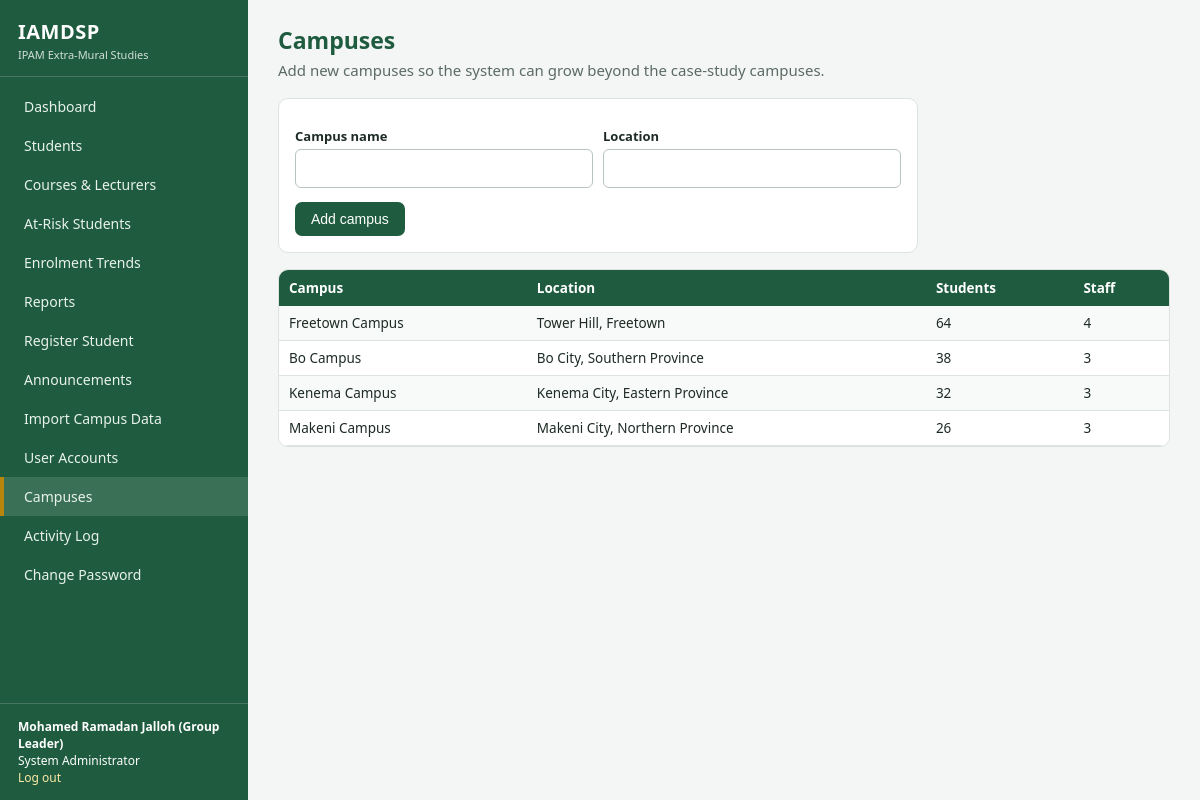
The app's page /admin/campuses (signed in) with its own data.
### tables this page shows
CREATE TABLE users (
    id INTEGER PRIMARY KEY AUTOINCREMENT,
    username TEXT NOT NULL UNIQUE,
    password_hash TEXT NOT NULL,
    full_name TEXT NOT NULL,
    role TEXT NOT NULL CHECK (role IN ('sysadmin','management','coordinator','lecturer','student')),
    campus_id INTEGER REFERENCES campuses(id),
    student_id INTEGER REFERENCES students(id),
    active INTEGER NOT NULL DEFAULT 1
);

CREATE TABLE campuses (
    id INTEGER PRIMARY KEY AUTOINCREMENT,
    name TEXT NOT NULL UNIQUE,
    location TEXT NOT NULL
);

### app.py (the view, shortened to what this page needs)
@app.route("/admin/campuses", methods=["GET", "POST"])
@login_required("sysadmin")
def admin_campuses():
    c = conn()
    rows = c.execute("""SELECT ca.*, (SELECT COUNT(*) FROM students s WHERE s.campus_id=ca.id) AS students,
        (SELECT COUNT(*) FROM users u WHERE u.campus_id=ca.id AND u.role!='student') AS staff FROM campuses ca""").fetchall()
    return render_template("admin_campuses.html", rows=rows)

### app.py (called while the page is built)
def conn():
    if "db" not in g:
        g.db = db.get_db()
    return g.db

@app.before_request
def load_user():
    g.user = None
    if "uid" in session:
        g.user = conn().execute("SELECT * FROM users WHERE id=? AND active=1", (session["uid"],)).fetchone()
        if g.user is None:
            session.clear()
    if request.method == "POST":
        token = session.get("csrf")
        if not token or token != request.form.get("csrf_token"):
            abort(400, "Invalid form token. Go back, refresh the page and try again.")

@app.context_processor
def inject():
    if "csrf" not in session:
        session["csrf"] = secrets.token_hex(16)
    return {"user": g.get("user"), "role_labels": ROLE_LABELS, "csrf_token": session["csrf"],
            "current_term": config.CURRENT_TERM, "grade": analytics.grade}

def login_required(*roles):
    def deco(fn):
        @wraps(fn)
        def wrapper(*a, **kw):
            if g.user is None:
                return redirect(url_for("login", next=request.path))
            if roles and g.user["role"] not in roles:
                abort(403)
            return fn(*a, **kw)
        return wrapper
    return deco

### db.py (called while the page is built)
def get_db():
    conn = sqlite3.connect(config.DATABASE)
    conn.row_factory = sqlite3.Row
    conn.execute("PRAGMA foreign_keys = ON")
    return conn

### templates/admin_campuses.html
{% extends "base.html" %}{% block title %}Campuses{% endblock %}
{% block content %}<h1>Campuses</h1><p class="sub">Add new campuses so the system can grow beyond the case-study campuses.</p>
<div class="card" style="max-width:640px;margin-bottom:16px"><form method="post" class="stack"><input type="hidden" name="csrf_token" value="{{ csrf_token }}"><div class="inline"><div><label>Campus name</label><input type="text" name="name" required></div><div><label>Location</label><input type="text" name="location" required></div></div><button class="btn">Add campus</button></form></div>
<div class="tablewrap"><table><tr><th>Campus</th><th>Location</th><th>Students</th><th>Staff</th></tr>{% for c in rows %}<tr><td>{{ c.name }}</td><td>{{ c.location }}</td><td>{{ c.students }}</td><td>{{ c.staff }}</td></tr>{% endfor %}</table></div>{% endblock %}

### templates/base.html (shortened to what this page needs)
<!doctype html><html lang="en"><head><meta charset="utf-8">
<link rel="stylesheet" href="{{ url_for('static', filename='style.css') }}"></head><body>
{% if user %}<div class="layout">
<aside class="sidebar">
 <div class="brand"><b>IAMDSP</b><small>IPAM Extra-Mural Studies</small></div>
 <nav>
  {% set r = user['role'] %}
  {% if r != 'student' %}<a href="{{ url_for('dashboard') }}" class="{{ 'active' if request.endpoint=='dashboard' }}">Dashboard</a>{% endif %}
  {% if r in ('sysadmin','management','coordinator') %}
   <a href="{{ url_for('students') }}" class="{{ 'active' if request.endpoint in ('students','student_detail') }}">Students</a>
   <a href="{{ url_for('courses') }}" class="{{ 'active' if request.endpoint=='courses' }}">Courses &amp; Lecturers</a>
   <a href="{{ url_for('at_risk') }}" class="{{ 'active' if request.endpoint=='at_risk' }}">At-Risk Students</a>
   <a href="{{ url_for('trends') }}" class="{{ 'active' if request.endpoint=='trends' }}">Enrolment Trends</a>
   <a href="{{ url_for('reports') }}" class="{{ 'active' if request.endpoint=='reports' }}">Reports</a>{% endif %}
  {% if r in ('sysadmin','coordinator') %}<a href="{{ url_for('student_new') }}" class="{{ 'active' if request.endpoint=='student_new' }}">Register Student</a>{% endif %}
  <a href="{{ url_for('announcements') }}" class="{{ 'active' if request.endpoint=='announcements' }}">Announcements</a>
  {% if r == 'sysadmin' %}
   <a href="{{ url_for('import_students') }}" class="{{ 'active' if request.endpoint=='import_students' }}">Import Campus Data</a>
   <a href="{{ url_for('admin_users') }}" class="{{ 'active' if request.endpoint=='admin_users' }}">User Accounts</a>
   <a href="{{ url_for('admin_campuses') }}" class="{{ 'active' if request.endpoint=='admin_campuses' }}">Campuses</a>
   <a href="{{ url_for('admin_audit') }}" class="{{ 'active' if request.endpoint=='admin_audit' }}">Activity Log</a>{% endif %}
  <a href="{{ url_for('account') }}">Change Password</a>
 </nav>
 <div class="who"><b>{{ user['full_name'] }}</b><br>{{ role_labels[user['role']] }}<br><a href="{{ url_for('logout') }}">Log out</a></div>
</aside><main class="main">
{% else %}<div>{% endif %}
{% block content %}{% endblock %}
{% if user %}</main></div>{% else %}</div>{% endif %}
</body></html>

### static/style.css (style rules this page uses)
:root { --green:#1f5c3f;--green2:#2d7a55;--gold:#b8860b;--bg:#f4f6f5;--ink:#1d2b24;--line:#dde3df;--red:#b5413a;--amber:#c27a00 }
* { box-sizing:border-box }
body { margin:0;font-family:"Segoe UI",Arial,sans-serif;background:var(--bg);color:var(--ink);font-size:15px }
a { color:var(--green2);text-decoration:none }
.layout { display:flex;min-height:100vh }
.sidebar { width:248px;background:var(--green);color:#fff;padding:0;flex-shrink:0;display:flex;flex-direction:column }
.brand { padding:18px 18px 14px;border-bottom:1px solid rgba(255,255,255,.18) }
.brand b { font-size:20px;letter-spacing:.5px }
.brand small { display:block;opacity:.8;font-size:11px;margin-top:2px }
.sidebar nav { padding:10px 0;flex:1 }
.sidebar nav a { display:block;color:#e8f2ec;padding:10px 20px;font-size:14px;border-left:4px solid transparent }
.sidebar nav a:hover,.sidebar nav a.active { background:rgba(255,255,255,.12);border-left-color:var(--gold);text-decoration:none }
.sidebar .who { padding:14px 18px;border-top:1px solid rgba(255,255,255,.18);font-size:12px }
.sidebar .who a { color:#ffe9a8 }
.main { flex:1;padding:24px 30px;min-width:0 }
h1 { font-size:23px;margin:0 0 4px;color:var(--green) }
.sub { color:#5b6b63;margin:0 0 18px }
.card { background:#fff;border:1px solid var(--line);border-radius:10px;padding:16px }
table { width:100%;border-collapse:collapse;background:#fff;font-size:13.5px }
th { background:var(--green);color:#fff;text-align:left;padding:9px 10px;font-weight:600 }
td { padding:8px 10px;border-bottom:1px solid var(--line);vertical-align:top }
tr:nth-child(even) td { background:#f8faf9 }
.tablewrap { overflow-x:auto;border:1px solid var(--line);border-radius:10px;background:#fff }
.btn { display:inline-block;background:var(--green);color:#fff;border:0;padding:9px 16px;border-radius:7px;font-size:14px;cursor:pointer }
form.stack label { display:block;font-weight:600;margin:12px 0 4px;font-size:13px }
input[type=text],input[type=password],input[type=number],input[type=file],select,textarea { width:100%;padding:9px;border:1px solid #b9c4be;border-radius:6px;font-size:14px;font-family:inherit }
.inline { display:flex;gap:10px;flex-wrap:wrap;align-items:end;margin-bottom:14px }
.inline>div { flex:1;min-width:150px }

### records on screen
users: full_name "Mohamed Ramadan Jalloh (Group Leader)", role "System Administrator"
campuses: name "Freetown Campus", location "Tower Hill, Freetown", students "64", staff "4"
campuses: name "Bo Campus", location "Bo City, Southern Province", students "38", staff "3"
campuses: name "Kenema Campus", location "Kenema City, Eastern Province", students "32", staff "3"
campuses: name "Makeni Campus", location "Makeni City, Northern Province", students "26", staff "3"
